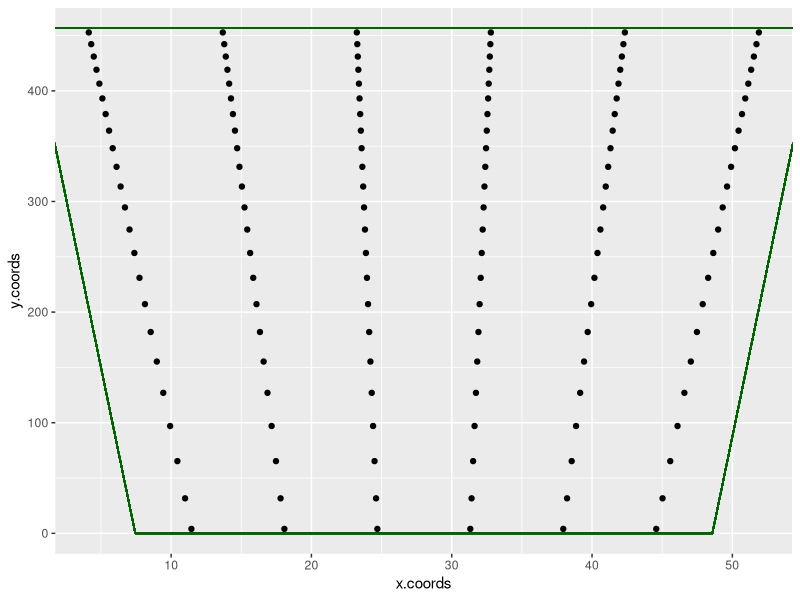

Recreate this plot in R. (Note: this script raises an error after producing the figure.)
library(ggplot2)

scale.length <- 635 #mm
nut.spread <- 33 #string spread @ nut in mm
nut.width <- 43.5 #total nut width in mm
bridge.spread <- 53.7 #string spread @ bridge in mm
led.distance.to.fret <- 4 #distance from led centre to fret centre in mm
num.of.frets <- 22 #number of frets excluding nut/zero
led.width <- 8 #led footprint dimension in the x direction (parallel to fretwire) in mm
led.length <- 8 #led footprint dimension in the y direction (parallel to truss rod) in mm
fretboard.radius <- 12 * 25.4 #fretboard radius in mm (1in x 25.4mm/in)

#takes in fret number and returns distance from nut to centre of fret in mm
fret.distance <- function(fret) {
  return(scale.length*(1-1/2^(fret/12)))
}

#takes position distance from nut in mm and returns string spread at that position in mm
string.spread <- function(distance.from.nut){
  return(nut.spread + (distance.from.nut/scale.length)*(bridge.spread - nut.spread))
}

fretboard.width <- function(distance.from.nut){
  return(string.spread(distance.from.nut) + (nut.width - nut.spread))
}

#takes distance from centre of fretboard on the flat underside and returns the equivalent arclength travelled along the curved top
#this will let me make a printout for the top of the fretboard so i can lay the fretboard on the flat side for drilling
arc.length <- function(lateral.distance) {
  return(fretboard.radius * asin(lateral.distance/fretboard.radius))
}

frets <- c(1:num.of.frets)
fret.distance.from.nut <- fret.distance(frets)
led.distance.from.nut <- c(led.distance.to.fret, fret.distance.from.nut - led.distance.to.fret) #here we add in the nut/zero fret. Leds will be forward from the nut whereas the rest will be behind the fret
led.centre.spread <- string.spread(led.distance.from.nut)
led.fretboard.width <- fretboard.width(led.distance.from.nut)

x.positions <- data.frame(string1 = rep(NA, num.of.frets + 1),
                          string2 = rep(NA, num.of.frets + 1),
                          string3 = rep(NA, num.of.frets + 1),
                          string4 = rep(NA, num.of.frets + 1),
                          string5 = rep(NA, num.of.frets + 1),
                          string6 = rep(NA, num.of.frets + 1))

for(fret in 1:(num.of.frets + 1)){
  x.positions[fret,] <- (-led.centre.spread[fret]/2) + c(0:5)*led.centre.spread[fret]/5
}

#PCB must allow for physical size of LEDs. WS2812s are actually 5mm x 5mm, but I am allowing at least 6mm for each dimension just in case.
##THerefore once the centre of an LED is known, the width of the PCB 3mm (led.length/2 in general) must be at least 6mm = 2*3mm (= 2*(led.width/2 = led.width in general)
#wider than the string spread at the LED center position
min.pcb.width <- function(distance.from.nut) {
  return(led.width + string.spread(distance.from.nut+led.length/2))
}

x.coords <- NULL
for(i in 1:23) {
 x.coords <- c(x.coords, as.numeric(x.positions[i,]))
}

y.coords <- NULL
for(i in 1:23) {
  y.coords <- c(y.coords, rep(led.distance.from.nut[i], 6))
}

pocket.pcb.width <- min.pcb.width(fret.distance(22))
nut.pcb.width <- min.pcb.width(0)
x.coords <- x.coords + pocket.pcb.width/2
x.positions <- x.positions + pocket.pcb.width/2

corners <- data.frame(x=rep(NA,4), y=rep(NA,4))
corners[1,] <- c((pocket.pcb.width-nut.pcb.width)/2,0)
corners[2,] <- c((pocket.pcb.width+nut.pcb.width)/2,0)
corners[3,] <- c(0, fret.distance(22))
corners[4,] <- c(pocket.pcb.width, fret.distance(22))

df <- data.frame(x=x.coords, y=y.coords)
ggplot(df, aes(x=x.coords, y=y.coords)) + 
  geom_point() + 
  geom_segment(x=corners$x[1], y=corners$y[1], xend=corners$x[2], yend=corners$y[2], color="darkgreen") + 
  geom_segment(x=corners$x[2], y=corners$y[2], xend=corners$x[4], yend=corners$y[4], color="darkgreen") + 
  geom_segment(x=corners$x[4], y=corners$y[4], xend=corners$x[3], yend=corners$y[3], color="darkgreen") + 
  geom_segment(x=corners$x[3], y=corners$y[3], xend=corners$x[1], yend=corners$y[1], color="darkgreen")

arc.lengths <- pocket.pcb.width/2 + arc.length(x.positions - pocket.pcb.width/2)
arc.lengths - x.positions #for comparison only the difference between the curved and flat side is only 20 microns. I can't achieve that accuracy with a drill anyway, so I'm not going to bother making a curved image

rotate.by.90 <- function(x ,y) {
  return(data.frame(x = -y, y=x))
}
centered.corners <- data.frame(x = (corners$x - max(corners$x)/2), y=corners$y)
rotated.corners <- rotate.by.90(centered.corners$x, centered.corners$y)
rotated.shifted.corners <- rotated.corners + data.frame(x=rep(900,6), y=rep(200,6))
